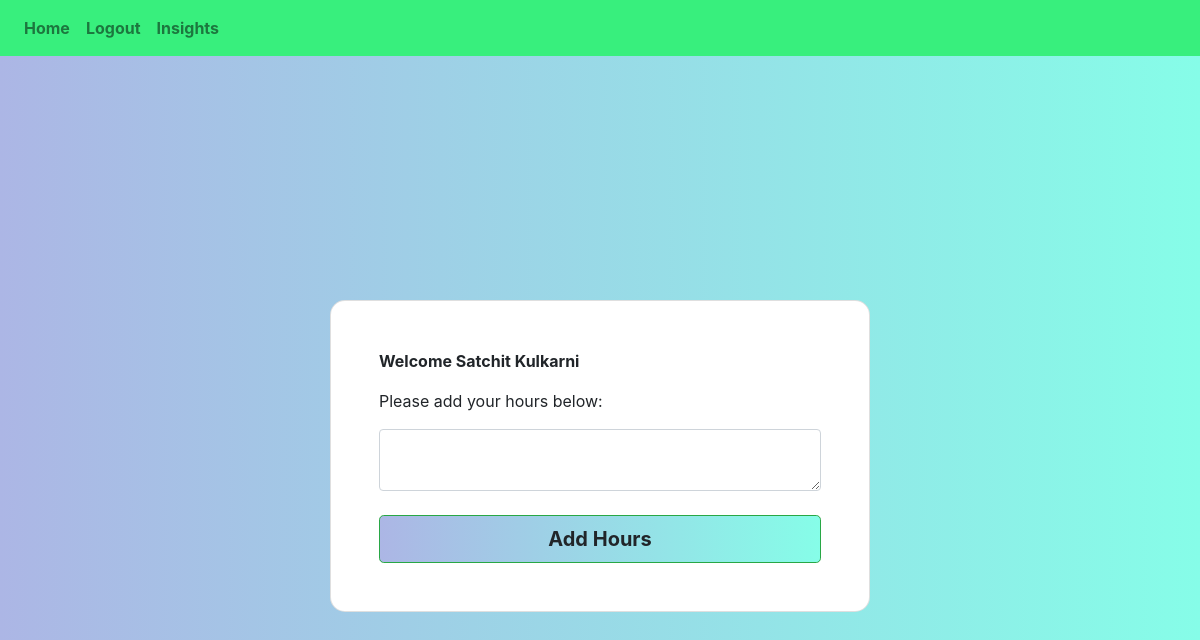
Page / (signed in) on the earlier database version.
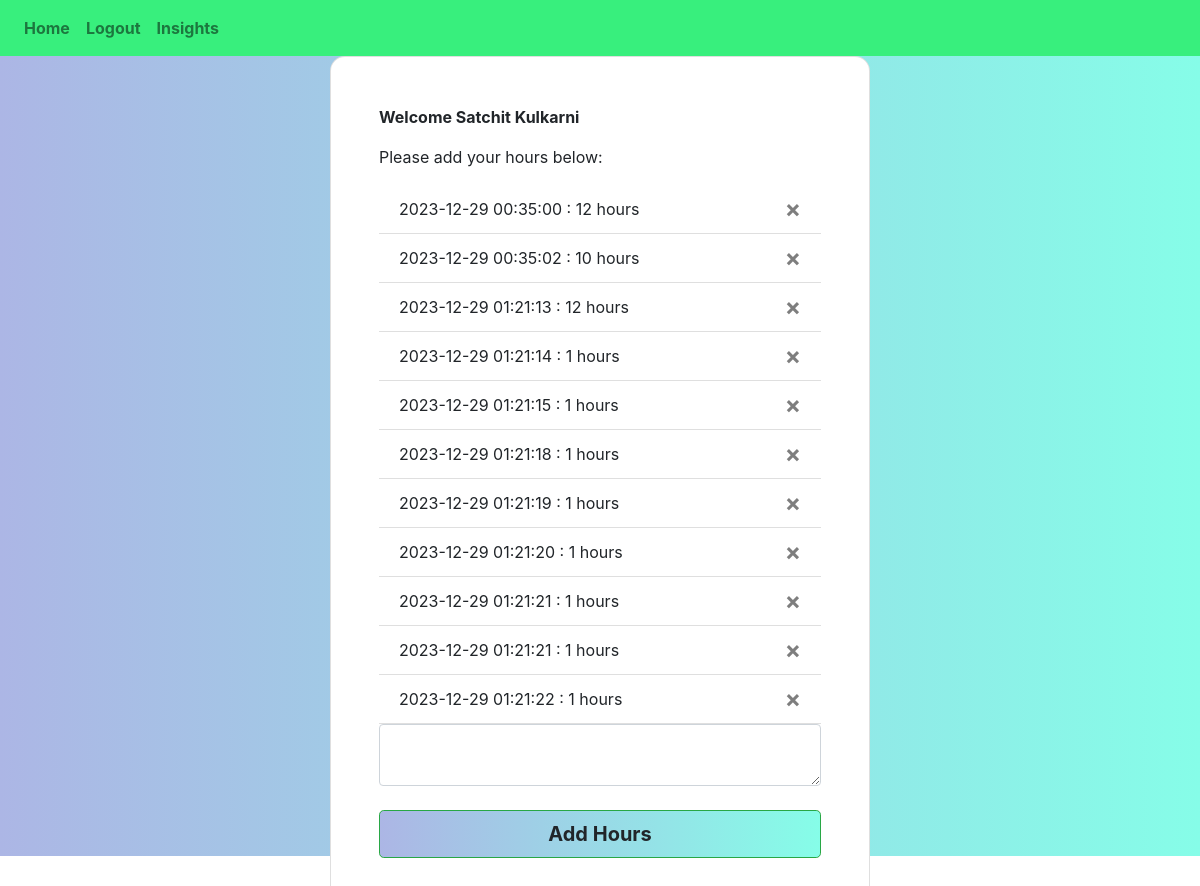
Same page on the later database version.
### website/models.py (models this page shows)
class User(db.Model, UserMixin):
    id = db.Column(db.Integer, primary_key=True)
    email = db.Column(db.String(250), unique=True)
    password = db.Column(db.String(250))
    fullName = db.Column(db.String(250))
    total = db.Column(db.Integer)
    hours = db.relationship('Hours')

class Hours(db.Model):
    id = db.Column(db.Integer, primary_key=True)
    data = db.Column(db.Integer)
    date = db.Column(db.DateTime(timezone=True), default=func.now())
    user_id = db.Column(db.Integer, db.ForeignKey('user.id'))

### website/views.py (the view, shortened to what this page needs)
@views.route('/', methods=['GET', 'POST'])
@login_required
def home():
    return render_template("home.html", user=current_user)

### website/__init__.py (called while the page is built)
def create_app():
    app = Flask(__name__)
    app.config['SECRET_KEY'] = 'Joey Tidrow is a big nerd'
    app.config['SQLALCHEMY_DATABASE_URI'] = f'sqlite:///{DB_NAME}'
    db.init_app(app)
    from .views import views
    from .auth import auth
    app.register_blueprint(views, url_prefix = '/')
    app.register_blueprint(auth, url_prefix = '/')
    from .models import User, Hours
    with app.app_context():
        db.create_all()
    login_manager = LoginManager()
    login_manager.login_view = 'auth.login'
    login_manager.init_app(app)
    @login_manager.user_loader
    def load_user(id):
        return User.query.get(int(id))
    return app

### website/templates/home.html
{% extends "base.html" %}
{% block title %}Home{% endblock %} {% block content %}
<section class="vh-100 bg-image">
    <div class="mask d-flex align-items-center h-100 gradient-custom-3">
    <div class="container h-100">
      <div class="row d-flex justify-content-center align-items-center h-100">
        <div class="col-12 col-md-9 col-lg-7 col-xl-6">
          <div class="card" style="border-radius: 15px;">
            <div class="card-body p-5">
              <p><b>Welcome {{user.fullName}}</b></p>
              <p>Please add your hours below:</p>
              <ul class="list-group list-group-flush" id="hours">
                {% for hour in user.hours %}
                <li class="list-group-item">
                  {{hour.date}} : {{ hour.data }} hours
                  <button type="button" class="close" onClick="deleteHour('{{hour.id}}')">
                    <span aria-hidden="true">&times;</span>
                  </button>
                </li>
                {% endfor %}
              </ul>
              <form method="POST">
                <textarea name="hour" id="hour" class="form-control"></textarea>
                <br />
                <div align="center">
                    <button type="submit"
                    class="btn btn-success btn-block btn-lg gradient-custom-4 text-body"><b>Add Hours</b></button>
                </div>
              </form>
            </div>
          </div>
        </div>
      </div>
    </div>
  </div>
</section>
{% endblock %}

### website/templates/base.html (shortened to what this page needs)
<!DOCTYPE html>
<html lang="en">
    <head>
        <link
            rel="stylesheet"
            href="https://stackpath.bootstrapcdn.com/bootstrap/4.4.1/css/bootstrap.min.css"
        />
        <link
            rel="stylesheet"
            href="https://stackpath.bootstrapcdn.com/font-awesome/4.7.0/css/font-awesome.min.css"
        />
        <link
            rel="stylesheet"
            href="../static/style.css"
        />
    </head>
    <body>
        <nav class="navbar navbar-expand-lg navbar-light" style="background-color: #38ef7d;">
            <div class="collapse navbar-collapse" id="navbar">
              <div class="navbar-nav">
                {% if user.is_authenticated %}
                <a class="nav-item nav-link" id="home" href="/"><b>Home</b></a>
                <a class="nav-item nav-link" id="logout" href="/logout"><b>Logout</b></a>
                {% else %}
                <a class="nav-item nav-link" id="login" href="/login"><b>Login</b></a>
                <a class="nav-item nav-link" id="signUp" href="/sign-up"><b>Sign Up</b></a>
                {% endif %}
                <a class="nav-item nav-link" id="insights" href="/insights"><b>Insights</b></a>
              </div>
            </div>
        </nav>
        <div class="container:">
            {% block content %} {% endblock %}
        </div>
    </body>
</html>

### website/static/style.css (style rules this page uses)
.gradient-custom-3 { background: #86fde8; background: -webkit-linear-gradient(to right, #acb6e5, #86fde8); background: linear-gradient(to right, #acb6e5, #86fde8) }
.gradient-custom-4 { background: #86fde8; background: -webkit-linear-gradient(to right, #acb6e5, #86fde8); background: linear-gradient(to right, #acb6e5, #86fde8) }

Differences in the rows shown:
added Hours: date "2023-12-29 00:35:00", data "12"
added Hours: date "2023-12-29 00:35:02", data "10"
added Hours: date "2023-12-29 01:21:13", data "12"
added Hours: date "2023-12-29 01:21:14", data "1"
added Hours: date "2023-12-29 01:21:15", data "1"
added Hours: date "2023-12-29 01:21:18", data "1"
added Hours: date "2023-12-29 01:21:19", data "1"
added Hours: date "2023-12-29 01:21:20", data "1"
added Hours: date "2023-12-29 01:21:21", data "1"
added Hours: date "2023-12-29 01:21:21", data "1"
added Hours: date "2023-12-29 01:21:22", data "1"
